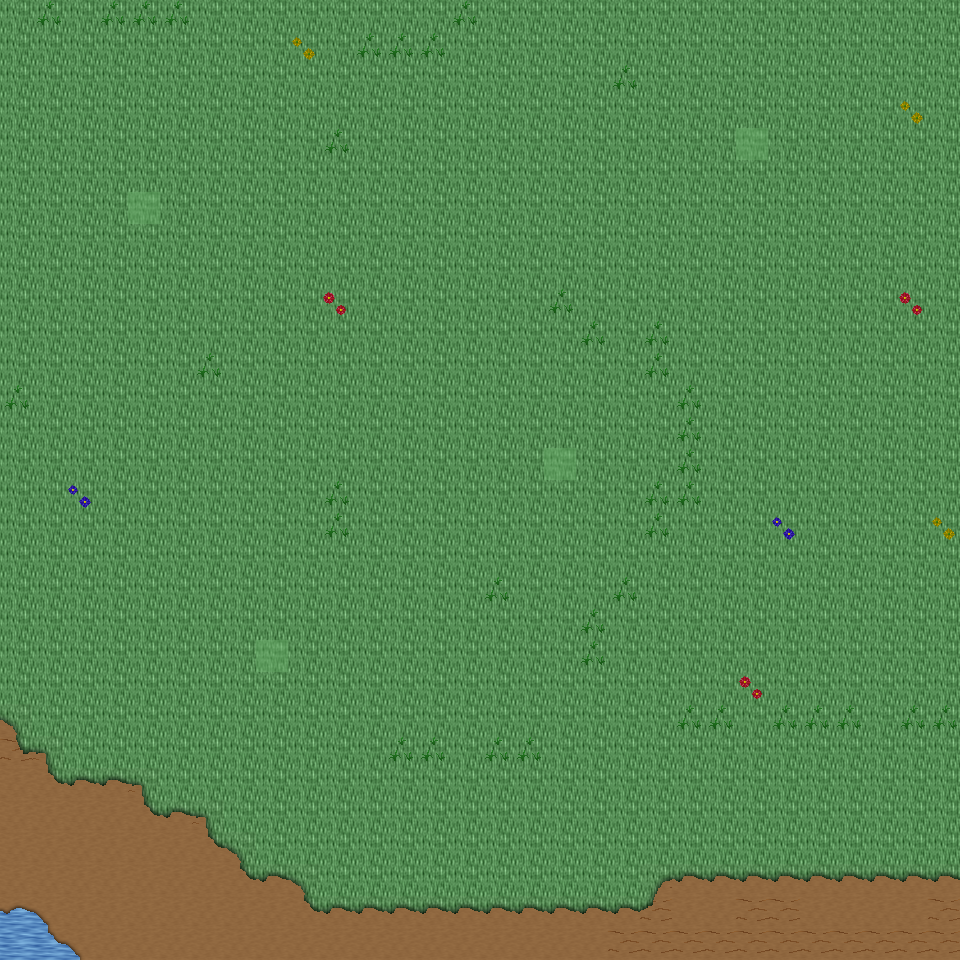

Tiled map render using the project's own tile images. Description and the map definition, with tile-layer contents summarised, below:
An orthogonal 30x30 tile map with 32x32 px tiles, 6 tile layers (Ground, Object, Object2, Above, ...), 19 tilesets and 4 objects (4x mapExit).

<map version="1.0" orientation="orthogonal" renderorder="right-down" width="30" height="30" tilewidth="32" tileheight="32" nextobjectid="5">
  <tileset firstgid="1" name="tileset_ground_ground" tilewidth="32" tileheight="32" tilecount="33" columns="3">
    <image source="../drawable/tileset_ground_ground.png" width="96" height="352" />
  </tileset>
  <tileset firstgid="34" name="tileset_ground_water_pool" tilewidth="32" tileheight="32" tilecount="72" columns="3">
    <image source="../drawable/tileset_ground_water_pool.png" width="96" height="768" />
  </tileset>
  <tileset firstgid="106" name="tileset_ground_ridge_earth_dark" tilewidth="32" tileheight="32" tilecount="96" columns="12">
    <image source="../drawable/tileset_ground_ridge_earth_dark.png" width="384" height="256" />
  </tileset>
  <tileset firstgid="202" name="tileset_ground_grass_edges" tilewidth="32" tileheight="32" tilecount="36" columns="12">
    <image source="../drawable/tileset_ground_grass_edges.png" width="384" height="96" />
  </tileset>
  <tileset firstgid="238" name="tileset_ground_earth_edges" tilewidth="32" tileheight="32" tilecount="18" columns="6">
    <image source="../drawable/tileset_ground_earth_edges.png" width="192" height="96" />
  </tileset>
  <tileset firstgid="256" name="tileset_ground_grass_corners" tilewidth="32" tileheight="32" tilecount="24" columns="6">
    <image source="../drawable/tileset_ground_grass_corners.png" width="192" height="128" />
  </tileset>
  <tileset firstgid="280" name="tileset_plant_grasses" tilewidth="32" tileheight="32" tilecount="6" columns="3">
    <image source="../drawable/tileset_plant_grasses.png" width="96" height="64" />
  </tileset>
  <tileset firstgid="286" name="tileset_plant_flower_daisy_blue" tilewidth="32" tileheight="32" tilecount="8" columns="2">
    <image source="../drawable/tileset_plant_flower_daisy_blue.png" width="64" height="128" />
  </tileset>
  <tileset firstgid="294" name="tileset_plant_flower_daisy_yellow" tilewidth="32" tileheight="32" tilecount="8" columns="2">
    <image source="../drawable/tileset_plant_flower_daisy_yellow.png" width="64" height="128" />
  </tileset>
  <tileset firstgid="302" name="tileset_plant_bush_bushes" tilewidth="32" tileheight="32" tilecount="10" columns="5">
    <image source="../drawable/tileset_plant_bush_bushes.png" width="160" height="64" />
  </tileset>
  <tileset firstgid="312" name="tileset_plant_flower_daisy_red" tilewidth="32" tileheight="32" tilecount="8" columns="2">
    <image source="../drawable/tileset_plant_flower_daisy_red.png" width="64" height="128" />
  </tileset>
  <tileset firstgid="320" name="tileset_plant_flower_daisy_white" tilewidth="32" tileheight="32" tilecount="8" columns="2">
    <image source="../drawable/tileset_plant_flower_daisy_white.png" width="64" height="128" />
  </tileset>
  <tileset firstgid="328" name="tileset_item_statue_bird" tilewidth="32" tileheight="32" tilecount="8" columns="2">
    <image source="../drawable/tileset_item_statue_bird.png" width="64" height="128" />
  </tileset>
  <tileset firstgid="336" name="tileset_logic_collision" tilewidth="32" tileheight="32" tilecount="1" columns="1">
    <image source="../drawable/tileset_logic_collision.png" width="32" height="32" />
  </tileset>
  <tileset firstgid="337" name="tileset_ground_green_paving" tilewidth="32" tileheight="32" tilecount="18" columns="3">
    <image source="../drawable/tileset_ground_green_paving.png" width="96" height="192" />
  </tileset>
  <tileset firstgid="355" name="tileset_logic_protection" tilewidth="32" tileheight="32" tilecount="2" columns="2">
    <image source="../drawable/tileset_logic_protection.png" width="64" height="32" />
  </tileset>
  <tileset firstgid="357" name="tileset_building_castle" tilewidth="32" tileheight="32" tilecount="320" columns="20">
    <image source="../drawable/tileset_building_castle.png" width="640" height="512" />
  </tileset>
  <tileset firstgid="677" name="tileset_logic_creature_reptile" tilewidth="32" tileheight="32" tilecount="7" columns="7">
    <image source="../drawable/tileset_logic_creature_reptile.png" width="224" height="32" />
  </tileset>
  <tileset firstgid="684" name="tileset_logic_creature_rodent" tilewidth="32" tileheight="32" tilecount="8" columns="8">
    <image source="../drawable/tileset_logic_creature_rodent.png" width="256" height="32" />
  </tileset>
  <layer name="Ground" width="30" height="30">
    <data>[900 cells, 900 non-empty, 3 distinct tile ids]</data>
  </layer>
  <layer name="Object" width="30" height="30">
    <data>[900 cells, 55 non-empty, 11 distinct tile ids]</data>
  </layer>
  <layer name="Object2" width="30" height="30">
    <data>[900 cells, 51 non-empty, 5 distinct tile ids]</data>
  </layer>
  <layer name="Above" width="30" height="30">
    <data>[900 cells, 0 non-empty, 0 distinct tile ids]</data>
  </layer>
  <layer name="Above2" width="30" height="30">
    <data>[900 cells, 0 non-empty, 0 distinct tile ids]</data>
  </layer>
  <layer name="Walkable" width="30" height="30">
    <data>[900 cells, 4 non-empty, 1 distinct tile ids]</data>
  </layer>
  <objectgroup name="MapEvents">
    <object id="1" name="north" type="mapExit" x="0" y="0" width="960" height="32">
      <properties>
        <property name="map" value="level_0_x86_y94" />
        <property name="x" value="0" />
        <property name="y" value="28" />
      </properties>
    </object>
    <object id="2" name="south" type="mapExit" x="0" y="928" width="960" height="32">
      <properties>
        <property name="map" value="level_0_x86_y96" />
        <property name="x" value="0" />
        <property name="y" value="1" />
      </properties>
    </object>
    <object id="3" name="west" type="mapExit" x="0" y="0" width="32" height="960">
      <properties>
        <property name="map" value="level_0_x85_y95" />
        <property name="x" value="28" />
        <property name="y" value="0" />
      </properties>
    </object>
    <object id="4" name="east" type="mapExit" x="928" y="0" width="32" height="960">
      <properties>
        <property name="map" value="level_0_x87_y95" />
        <property name="x" value="1" />
        <property name="y" value="0" />
      </properties>
    </object>
  </objectgroup>
</map>
